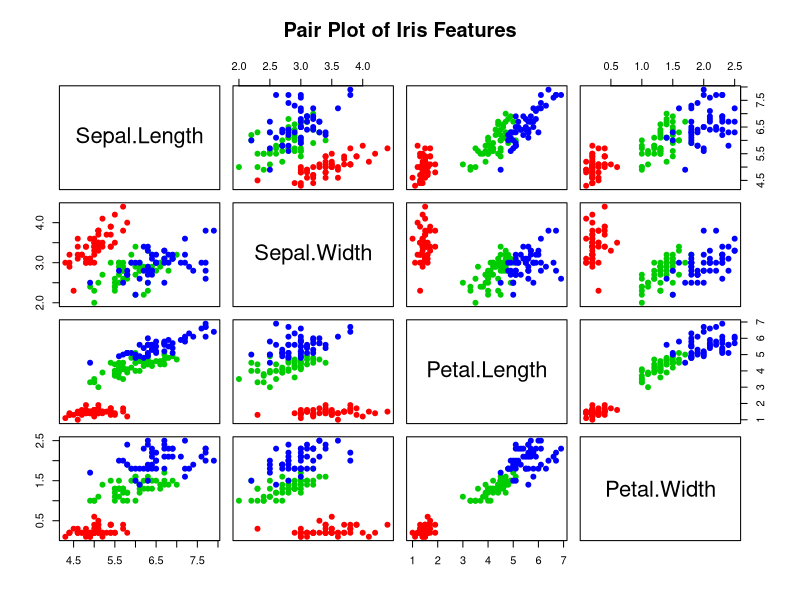
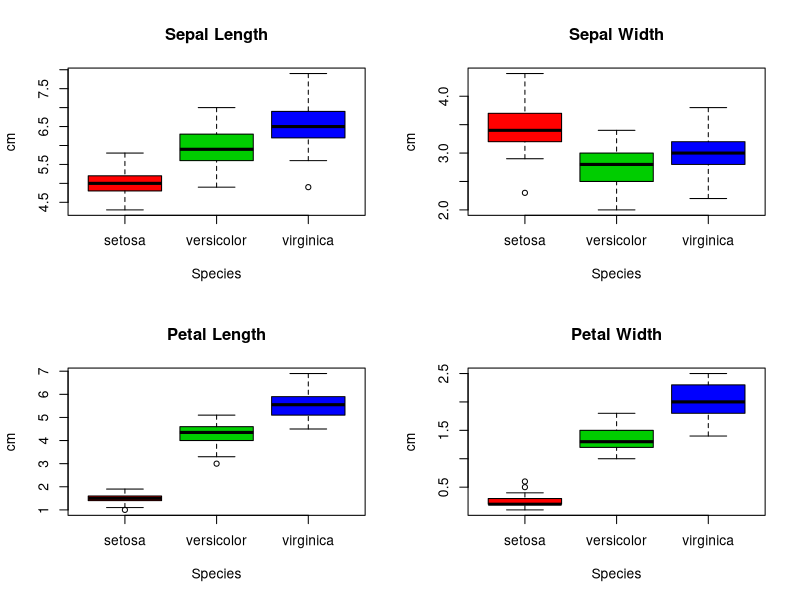
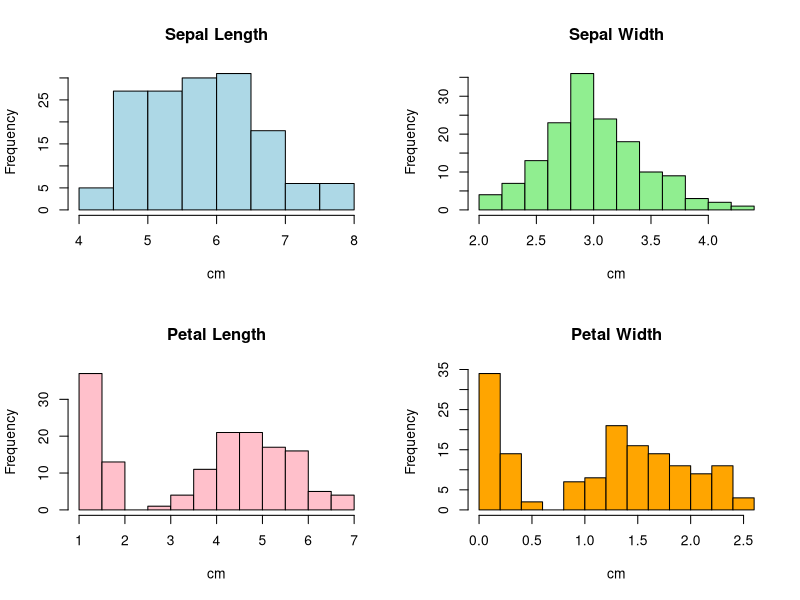
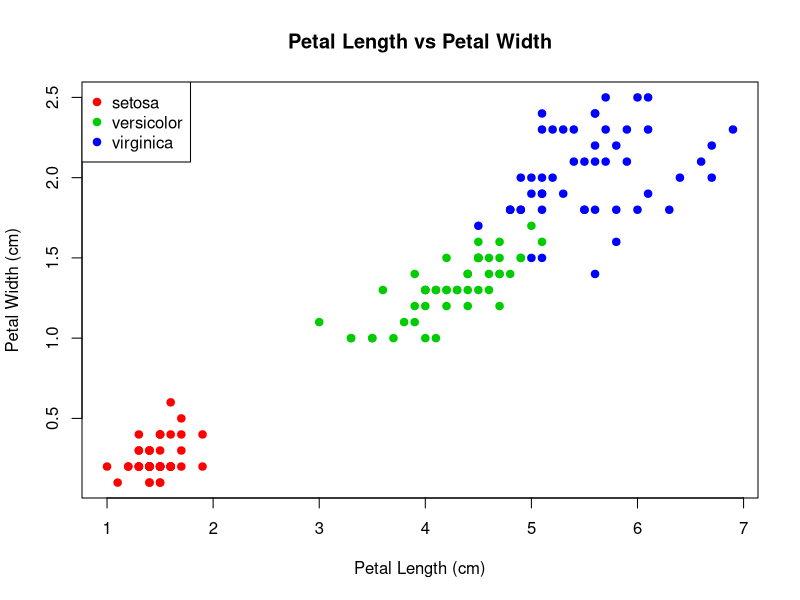

Write R code to recreate these figures, in order.
## ---- chunk 1
knitr::opts_chunk$set(echo = TRUE, fig.align = "center")
## ---- chunk 2
# load the dataset
data(iris)

# first six rows
head(iris)
## ---- chunk 3
# structure of the data
str(iris)
## ---- chunk 4
# summary of each column
summary(iris)
## ---- chunk 5
# colours for the three species
colours <- c("red", "green3", "blue")

# pair plot of the four features
pairs(iris[, 1:4], col = colours[iris$Species], pch = 19,
      main = "Pair Plot of Iris Features")
## ---- chunk 6
# 2 by 2 grid of plots
par(mfrow = c(2, 2))

boxplot(Sepal.Length ~ Species, data = iris, col = colours,
        main = "Sepal Length", ylab = "cm")
boxplot(Sepal.Width ~ Species, data = iris, col = colours,
        main = "Sepal Width", ylab = "cm")
boxplot(Petal.Length ~ Species, data = iris, col = colours,
        main = "Petal Length", ylab = "cm")
boxplot(Petal.Width ~ Species, data = iris, col = colours,
        main = "Petal Width", ylab = "cm")

# back to one plot at a time
par(mfrow = c(1, 1))
## ---- chunk 7
par(mfrow = c(2, 2))

hist(iris$Sepal.Length, col = "lightblue",
     main = "Sepal Length", xlab = "cm")
hist(iris$Sepal.Width, col = "lightgreen",
     main = "Sepal Width", xlab = "cm")
hist(iris$Petal.Length, col = "pink",
     main = "Petal Length", xlab = "cm")
hist(iris$Petal.Width, col = "orange",
     main = "Petal Width", xlab = "cm")

par(mfrow = c(1, 1))
## ---- chunk 8
plot(iris$Petal.Length, iris$Petal.Width,
     col = colours[iris$Species], pch = 19,
     main = "Petal Length vs Petal Width",
     xlab = "Petal Length (cm)", ylab = "Petal Width (cm)")

legend("topleft", legend = levels(iris$Species),
       col = colours, pch = 19)
## ---- chunk 9
# mean of each feature
mean(iris$Sepal.Length)
mean(iris$Sepal.Width)
mean(iris$Petal.Length)
mean(iris$Petal.Width)

# median of each feature
median(iris$Sepal.Length)
median(iris$Sepal.Width)
median(iris$Petal.Length)
median(iris$Petal.Width)

# standard deviation of each feature
sd(iris$Sepal.Length)
sd(iris$Sepal.Width)
sd(iris$Petal.Length)
sd(iris$Petal.Width)
## ---- chunk 10
means <- c(mean(iris$Sepal.Length), mean(iris$Sepal.Width),
           mean(iris$Petal.Length), mean(iris$Petal.Width))
medians <- c(median(iris$Sepal.Length), median(iris$Sepal.Width),
             median(iris$Petal.Length), median(iris$Petal.Width))
sds <- c(sd(iris$Sepal.Length), sd(iris$Sepal.Width),
         sd(iris$Petal.Length), sd(iris$Petal.Width))

stats <- data.frame(Mean = means, Median = medians, SD = sds)
rownames(stats) <- names(iris)[1:4]
round(stats, 2)
## ---- chunk 11
# mean petal length and width for each species
tapply(iris$Petal.Length, iris$Species, mean)
tapply(iris$Petal.Width, iris$Species, mean)
## ---- chunk 12
library(class)

# set the seed so the split is the same every time
set.seed(123)

# pick 70% of the row numbers for training
train_rows <- sample(1:nrow(iris), 0.7 * nrow(iris))

train <- iris[train_rows, ]
test <- iris[-train_rows, ]

nrow(train)
nrow(test)

# how many of each species in train and test
table(train$Species)
table(test$Species)
## ---- chunk 13
# features (first four columns) and labels
train_x <- train[, 1:4]
test_x <- test[, 1:4]
train_y <- train$Species
test_y <- test$Species

# k-NN with k = 5
pred <- knn(train = train_x, test = test_x, cl = train_y, k = 5)
## ---- chunk 14
# confusion matrix
cm <- table(Predicted = pred, Actual = test_y)
cm

# accuracy = correct predictions / total predictions
accuracy <- sum(diag(cm)) / sum(cm)
accuracy

# as a percentage
round(accuracy * 100, 2)
